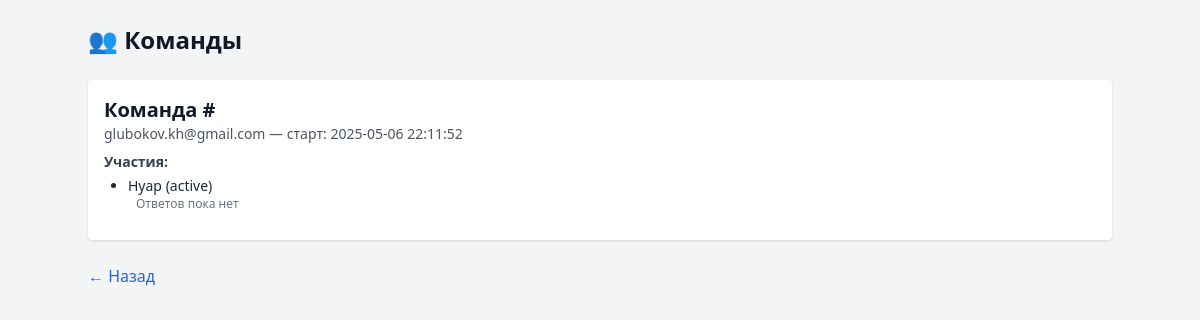
/admin/teams.php, run on an earlier commit of the app's database.
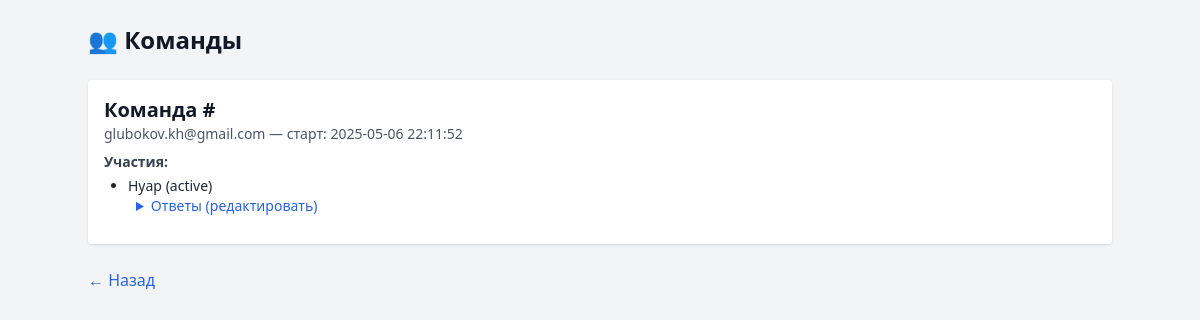
And on a later commit of the database.
### tables this page shows
CREATE TABLE teams (
            id INTEGER PRIMARY KEY AUTOINCREMENT,
            team_number TEXT,
            email TEXT,
            start_time TEXT
        , password TEXT, phone TEXT);

CREATE TABLE team_games (
            id INTEGER PRIMARY KEY AUTOINCREMENT,
            team_id INTEGER,
            game_id INTEGER,
            status TEXT,
            is_paid INTEGER,
            answers TEXT
        , team_number INTEGER);

### admin/teams.php (the view, shortened to what this page needs)
<?php
require_once __DIR__ . '/../db/db.php';
$teams = $db->query("SELECT * FROM teams ORDER BY id DESC")->fetchAll(PDO::FETCH_ASSOC);
$teamGames = $db->query("SELECT * FROM team_games")->fetchAll(PDO::FETCH_ASSOC);
$games = $db->query("SELECT id, name FROM games")->fetchAll(PDO::FETCH_KEY_PAIR);
$progressRaw = $db->query("SELECT * FROM team_progress")->fetchAll(PDO::FETCH_ASSOC);
$teamGameMap = [];
foreach ($teamGames as $tg) {
    $teamGameMap[$tg['team_id']][] = $tg;
}
$progressMap = [];
foreach ($progressRaw as $p) {
    $progressMap[$p['team_id']][$p['game_id']] = $p['progress'];
}
?>
<!DOCTYPE html>
<html lang="ru">
<head>
    <script src="https://cdn.tailwindcss.com"></script>
</head>
<body class="bg-gray-100 p-6 font-sans text-gray-900">
<div class="max-w-5xl mx-auto">
    <h1 class="text-2xl font-bold mb-6">👥 Команды</h1>
    <?php foreach ($teams as $team): ?>
        <div class="bg-white rounded shadow p-4 mb-6">
            <div class="flex justify-between items-center mb-2">
                <div>
                    <h2 class="text-xl font-semibold">Команда #<?= htmlspecialchars($team['team_number']) ?></h2>
                    <p class="text-gray-600 text-sm"><?= htmlspecialchars($team['email']) ?> — старт: <?= $team['start_time'] ?></p>
                </div>
            </div>
            <?php if (!empty($teamGameMap[$team['id']])): ?>
                <div class="mt-2">
                    <h3 class="font-semibold text-sm text-gray-700 mb-1">Участия:</h3>
                    <ul class="list-disc pl-6 text-sm text-gray-800">
                        <?php foreach ($teamGameMap[$team['id']] as $g): ?>
                            <li class="mb-3">
                                <span class="font-medium"><?= htmlspecialchars($games[$g['game_id']] ?? '—') ?></span>
                                (<?= $g['status'] ?><?= $g['is_paid'] ? ', оплачено' : '' ?>)
                                <?php
                                $progressJson = $progressMap[$team['id']][$g['game_id']] ?? null;
                                if ($progressJson):
                                    ?>
                                    <details class="ml-2 inline-block w-full">
                                        <summary class="cursor-pointer text-blue-600">Ответы (редактировать)</summary>
                                    </details>
                                <?php else: ?>
                                    <p class="text-gray-500 text-xs ml-2">Ответов пока нет</p>
                                <?php endif; ?>
                            </li>
                        <?php endforeach; ?>
                    </ul>
                </div>
            <?php else: ?>
                <p class="text-sm text-gray-500 mt-2">Нет квестов.</p>
            <?php endif; ?>
        </div>
    <?php endforeach; ?>
    <div class="mt-6">
        <a href="index.php" class="text-blue-600 hover:underline">&larr; Назад</a>
    </div>
</div>
</body>
</html>

What changed in the data, as far as the page shows it:
changed team_games "Нуар": text "Ответов пока нет" → "Ответы (редактировать)"
